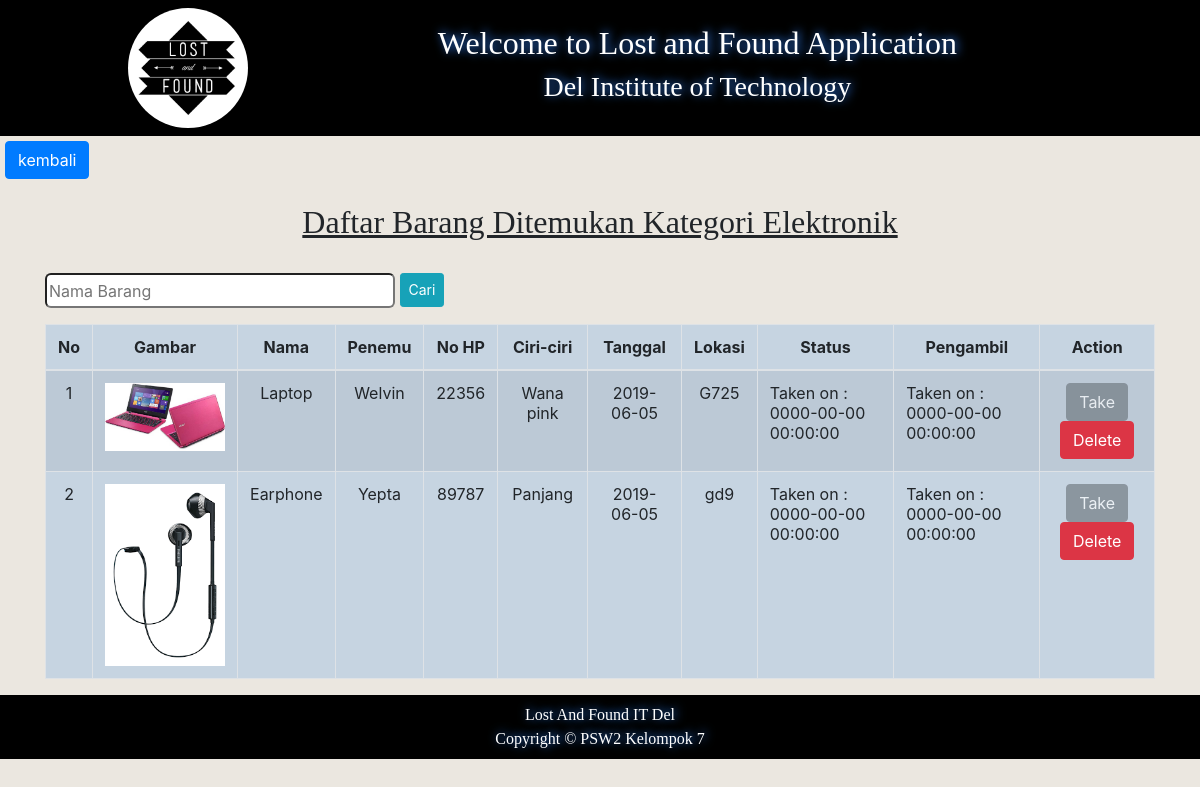
The page /daftarbarang/daftarbarangelektronik.php (signed in) on the database its author committed.
### tables this page shows
CREATE TABLE `formditemukan` (
  `id` int(10) UNSIGNED NOT NULL,
  `gambarBarang` varchar(100) NOT NULL,
  `namaBarang` varchar(100) NOT NULL,
  `penemuBarang` varchar(100) NOT NULL,
  `noHp` int(20) NOT NULL,
  `ciriBarang` varchar(100) NOT NULL,
  `tanggalDitemukan` date NOT NULL,
  `lokasi` varchar(100) NOT NULL,
  `kategori` varchar(100) NOT NULL,
  `status` datetime NOT NULL
);

### daftarbarang/daftarbarangelektronik.php (the view, shortened to what this page needs)
<html>
<head>
</head>
<link rel="stylesheet" href="../css/bootstrap.css">
<link rel="stylesheet" href="../css/bootstrap.min.css">
<link rel="stylesheet" href="https://maxcdn.bootstrapcdn.com/bootstrap/4.3.1/css/bootstrap.min.css">
<body style="background-color: #ebe7e0;">
    <nav class="navbar" style="background-color: black">
    <div class="col-md-2">
        <img src="../gambar/logo.jpg" width="120" height="120" class="rounded-circle d-inline-block align-top" alt="">
    </div>
    <div class="col-md-8">
        <center style="font-family:Castellar; color: white;"><h2 class="text4">Welcome to Lost and Found Application</h2>
        <h3 class="text4">Del Institute of Technology</h3>
        </center>
    </div>
    </nav>
</body>
</html>
<a href="../home.php"><input style="margin-top:5px; margin-left:5px;" type="button" class="btn btn-primary" value="kembali"></a>
<center>
    <h2 style="font-family:Bahnschrift Light Condensed;">
        <u>Daftar Barang Ditemukan Kategori Elektronik</u>
    </h2>
</center>
<?php
    include_once "../config/config.php";
    $query = mysqli_query($data, "SELECT * FROM formditemukan ORDER BY id DESC");
    $hasil = [];
    while($satu = mysqli_fetch_assoc($query)){
        $hasil[] = $satu;
    }
?>
<div class="container">
<div>
    <form action="cariBarang.php" method="post">
        <input type="text" style="border-radius:6px; width: 350px; height:35px" name="barang" placeholder="Nama Barang">
        <input class="btn btn-info btn-sm" style="height:34px; margin-top: -6px;" type="submit" name="search" value="Cari" >
    </form>
</div>
<table class="table table-hover table-striped table-bordered" style="background-color:#c6d4e1">
    <thead>
        <tr>
        <th style = "text-align:center" scope="col">No</th>
        <th style = "text-align:center" scope="col">Gambar</th>
        <th style = "text-align:center" scope="col">Nama</th>
        <th style = "text-align:center" scope="col">Penemu</th>
        <th style = "text-align:center" scope="col">No HP</th>
        <th style = "text-align:center" scope="col">Ciri-ciri</th>
        <th style = "text-align:center" scope="col">Tanggal</th>
        <th style = "text-align:center" scope="col">Lokasi</th>
        <th style = "text-align:center" scope="col">Status</th>
        <th style = "text-align:center" scope="col">Pengambil</th>
        <th style = "text-align:center" scope="col">Action</th>
        </tr>
    </thead>
    <?php $no = 0; foreach($hasil as $baru) :
        if($baru['kategori'] == "Elektronik") :
            $no++;
    ?>
    <tr>
        <td style = "text-align:center"><?= $no; ?></td>
        <td style = "text-align:center"><img src="../gambar/ditemukan/<?= $baru['gambarBarang']; ?>" alt=" " width="120px;"></td>
        <td style = "text-align:center"><?= $baru['namaBarang']; ?></td>
        <td style = "text-align:center"><?= $baru['penemuBarang']; ?></td>
        <td style = "text-align:center"><?= $baru['noHp']; ?></td>
        <td style = "text-align:center"><?= $baru['ciriBarang']; ?></td>
        <td style = "text-align:center"><?= $baru['tanggalDitemukan']; ?></td>
        <td style = "text-align:center"><?= $baru['lokasi']; ?></td>
        <td>
            <?php
                if($baru['status'] == 0000-00-00){
                    echo "New";
                }else{
                    echo "Taken on   : ".$baru['status'];
                }
            ?>
        </td>
        <td>
        <?php
                if($baru['status'] == 0000-00-00){
                    echo "New";
                }else{
                    echo "Taken on   : ".$baru['status'];
                }
            ?>
        </td>
        <td>
            <center>
            <?php
                if($baru['status'] == 0000-00-00){
            ?>
                <button type="button" class="btn btn-secondary" data-toggle="modal" data-target="#myModal">Take</button>
                <div class="modal fade" id="myModal">
    <div class="modal-dialog">
      <div class="modal-content">
        <div class="modal-header">
          <h4 class="modal-title">Pengambil Barang</h4>
          <button type="button" class="close" data-dismiss="modal">&times;</button>
        </div>
        <div class="modal-body">
        <input type="text" name="pengambil" class="form-control" id="pengambil" placeholder="Nama Pengambil Barang">
        </div>
        <div class="modal-footer">
        <a href="daftarbarangelektronik.php?id=<?= $baru['id']; ?>"><button type="button" class="btn btn-secondary" data-toggle="modal" data-target="#myModal" name="ambil">Take</button></a>
        </div>
      </div>
    </div>
  </div>
                <a href="daftarbarangelektronik.php?id=<?= $baru['id']; ?>"><button class="btn btn-danger" name ="ambil">Delete</button></a>
              <?php }else{ ?>
                  <input type="button" class="btn btn-secondary" value="Take" disabled></a>
                  <a href="http://localhost:8080/editproyek/daftarbarang/deletebarangelektronik.php?id=<?= $baru['id']; ?>"><input type="button" class="btn btn-danger" value="Delete"></a>
                <?php } ?>
            </center>
        </td>
    </tr>
<?php
    endif;
    endforeach;
?>
</table>
</div>
<html>
<head>
</head>
<body>
    <nav class="navbar" style="background-color: black">
        <div class="col-md-12 text4" style="font-family:Comic Sans MS; color: white;">
            <center>
                Lost And Found IT Del<br>
                Copyright &copy PSW2 Kelompok 7
            </center>
        </div>
    </nav>
</body>
</html>

### daftarbarang/daftarbarangelektronik.php (style rules this page uses)
.text4 { text-shadow: 2px -1px 10px #3385ff; }

### rows shown on the page
formditemukan: gambarBarang (picture), namaBarang "Laptop", penemuBarang "Welvin", noHp "22356", ciriBarang "Wana pink", tanggalDitemukan "2019-06-05", lokasi "G725", status "0000-00-00 00:00:00"
formditemukan: gambarBarang (picture), namaBarang "Earphone", penemuBarang "Yepta", noHp "89787", ciriBarang "Panjang", tanggalDitemukan "2019-06-05", lokasi "gd9", status "0000-00-00 00:00:00"
